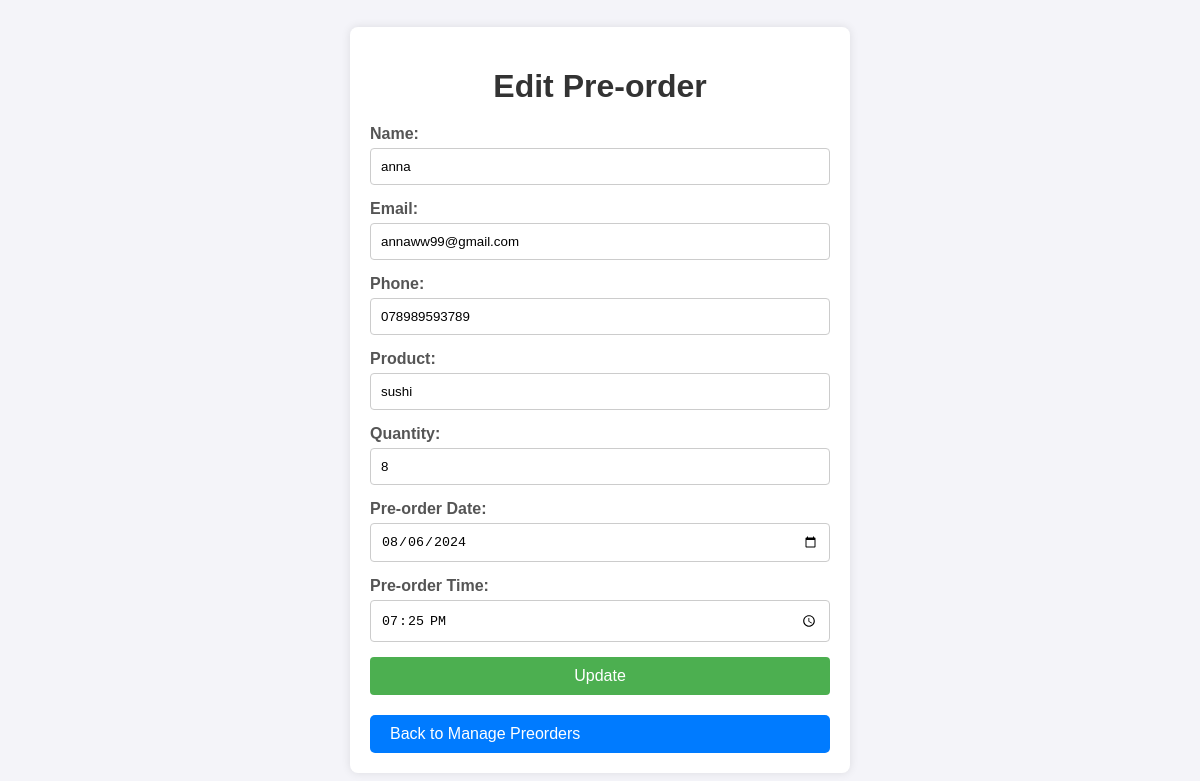
Screenshot of /ADMIN/Editpreorder.php?id=1 with the database file from the repository.
### tables this page shows
CREATE TABLE `pre_orders` (
  `id` int(11) NOT NULL,
  `name` varchar(255) NOT NULL,
  `email` varchar(255) NOT NULL,
  `phone` varchar(20) NOT NULL,
  `product` varchar(255) NOT NULL,
  `quantity` int(11) NOT NULL,
  `pre_order_date` date NOT NULL,
  `pre_order_time` time NOT NULL,
  `notes` text DEFAULT NULL
);

### ADMIN/Editpreorder.php (the view, shortened to what this page needs)
<?php
$servername = "localhost";
$username = "root";
$password = "";
$dbname = "cafe_db";
$conn = new mysqli($servername, $username, $password, $dbname);
if (isset($_GET['id'])) {
    $id = $_GET['id'];
    $result = $conn->query("SELECT * FROM pre_orders WHERE id=$id") or die($conn->error);
    $row = $result->fetch_assoc();
}
?>
<!DOCTYPE html>
<html lang="en">
<head>
</head>
<body>
    <div class="container">
        <h1>Edit Pre-order</h1>
        <form action="Editpreorder.php" method="post">
            <label for="name">Name:</label>
            <input type="text" id="name" name="name" value="<?php echo $row['name']; ?>" required>
            <label for="email">Email:</label>
            <input type="email" id="email" name="email" value="<?php echo $row['email']; ?>" required>
            <label for="phone">Phone:</label>
            <input type="text" id="phone" name="phone" value="<?php echo $row['phone']; ?>" required>
            <label for="product">Product:</label>
            <input type="text" id="product" name="product" value="<?php echo $row['product']; ?>" required>
            <label for="quantity">Quantity:</label>
            <input type="number" id="quantity" name="quantity" value="<?php echo $row['quantity']; ?>" required>
            <label for="pre_order_date">Pre-order Date:</label>
            <input type="date" id="pre_order_date" name="pre_order_date" value="<?php echo $row['pre_order_date']; ?>" required>
            <label for="pre_order_time">Pre-order Time:</label>
            <input type="time" id="pre_order_time" name="pre_order_time" value="<?php echo $row['pre_order_time']; ?>" required>
            <button type="submit" name="update">Update</button>
            <a href="Managepreorders.php" class="back-button">Back to Manage Preorders</a>
        </form>
    </div>
</body>
</html>

### ADMIN/Editpreorder.php (style rules this page uses)
body { font-family: Arial, sans-serif; background-color: #f4f4f9; margin: 0; padding: 0; display: flex; justify-content: center; align-items: center; height: 100vh; }
.container { background-color: #fff; padding: 20px; border-radius: 8px; box-shadow: 0 0 10px rgba(0,0,0,0.1); max-width: 500px; width: 100%; box-sizing: border-box; }
h1 { color: #333; margin-bottom: 20px; text-align: center; }
form { display: flex; flex-direction: column; }
label { margin-bottom: 5px; font-weight: bold; color: #555; }
input { padding: 10px; margin-bottom: 15px; border: 1px solid #ccc; border-radius: 4px; box-sizing: border-box; width: 100%; }
button { padding: 10px; border: none; border-radius: 4px; background-color: #4CAF50; color: white; cursor: pointer; font-size: 16px; transition: background-color 0.3s; }
.back-button { display: inline-block; text align:center; padding: 10px 20px; margin-top: 20px; background-color: #007bff; color: white; text-decoration: none; border-radius: 5px; cursor: pointer; transition: background-color 0.3s; }

### rows the page displays
pre_orders: name "anna", email "annaww99@gmail.com", phone "078989593789", product "sushi", quantity "8", pre_order_date "08/06/2024", pre_order_time "19:25:00"
